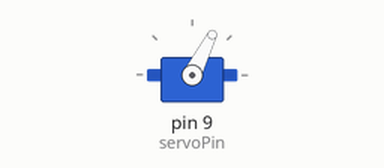
Recording of a program running on a simulated Arduino Uno, built with avr-gcc and run on an emulated ATmega328P. Parts: servo. What the program prints to the serial monitor is not drawn.

Above: at 0.05 s.
At 0.55 s:
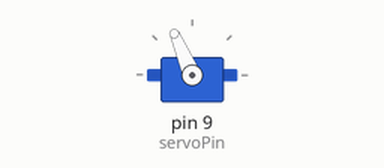
At 2.1 s:
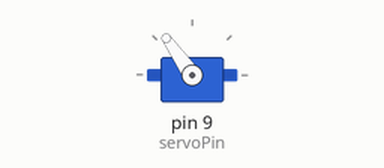
At 4.15 s:
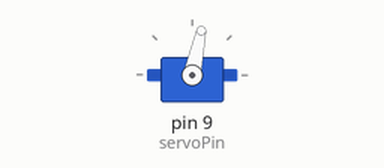
Timing chart, 0 to 9.5 s (numbered marks = the images above):
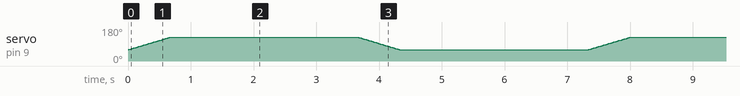

The program:

main.cpp
```cpp
// Include the servo library:
#include <Arduino.h>
#include <Servo.h>
// Create a new servo object:
Servo myservo;
// Define the servo pin:
#define servoPin 9
// Create a variable to store the servo position:
int angle = 10;
int openCount = 0;
int closeCount = 0;
void setup()
{
  // Attach the Servo variable to a pin:
  myservo.attach(servoPin);
  Serial.begin(9600);
}
void loop()
{
  /*
    // Tell the servo to go to a particular angle:
    myservo.write(90);
    delay(1000);
    myservo.write(180);
    delay(1000);
    myservo.write(0);
    delay(1000);
  */
  /*
  // Sweep from 0 to 120 degrees:
  for (angle = 50; angle <= 105; angle += 1) {
    myservo.write(angle);
    Serial.println(angle);
    delay(50);
  }
  openCount++;
  // And back from 120 to 0 degrees:
  for (angle = 105; angle >= 50; angle -= 1) {
    myservo.write(angle);
    Serial.println(angle);
    delay(50);
  }
  closeCount++;
  Serial.print("Opened: ");
  Serial.println(openCount);
  Serial.print("Closed: ");
  Serial.println(closeCount);
  delay(200);
  */

  Serial.print("Lifting arm. /n");
  // Sweep from down to up angle
  for (int angle = 60; angle <= 125; angle += 1)
  {
    myservo.write(angle);
    delay(10);
  }

  delay(3000);
  Serial.print("Lowering arm. /n");
  // Sweep from up to down angle
  for (int angle = 125; angle >= 60; angle -= 1)
  {
      myservo.write(angle);
      delay(10);
  }
  delay(3000);
}
```
